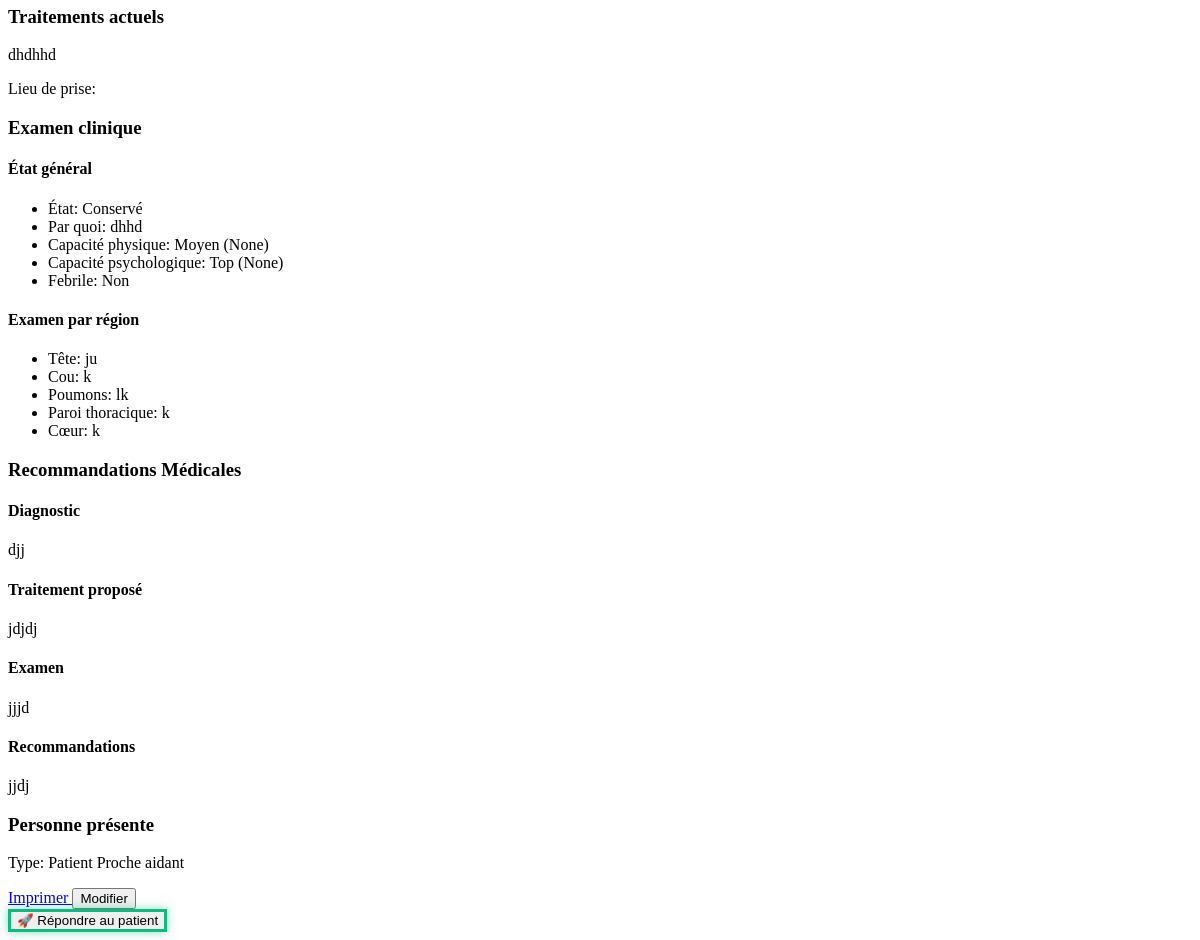
Page /consultation/patient/1/details/ (signed in, lower part) on the earlier database version.
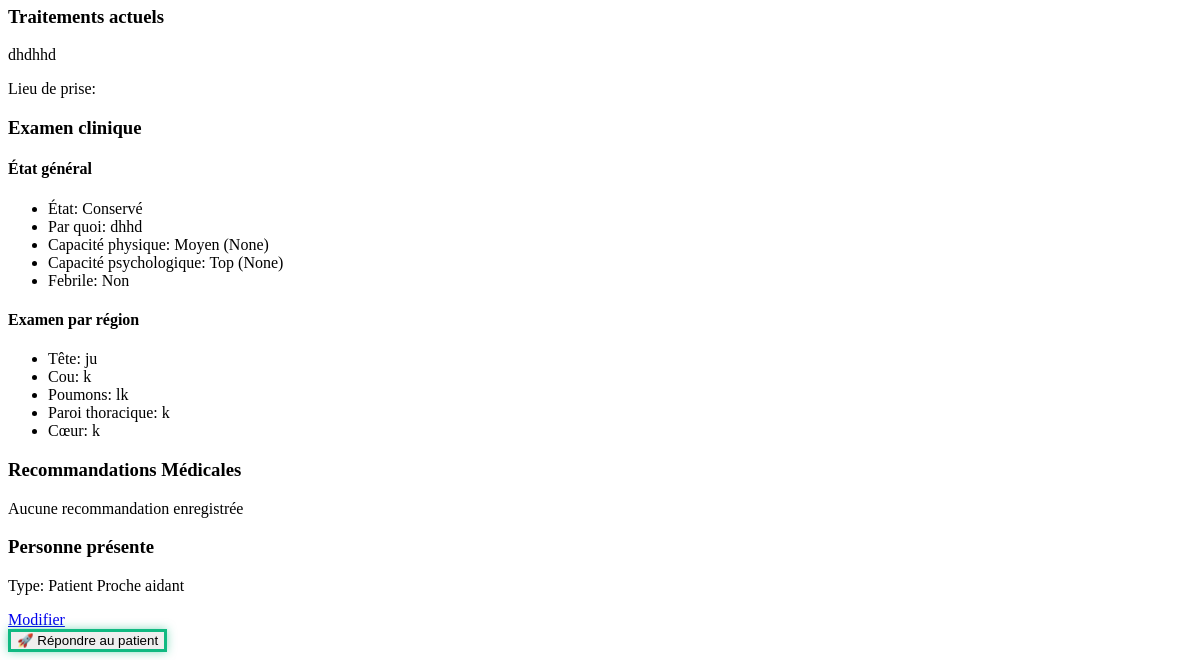
Same page on the later database version.
### chat/models.py (models this page shows, shortened)
class FicheConsultation(models.Model):
    class EtatCivil(models.TextChoices):
        CELIBATAIRE = "Célibataire", "Célibataire"
        MARIE = "Marié(e)", "Marié(e)"
        DIVORCE = "Divorcé(e)", "Divorcé(e)"
        VEUF = "Veuf(ve)", "Veuf(ve)"
    nom_hopital = models.CharField(max_length=100, blank=True, null=True)
    nom = models.CharField(max_length=100)
    postnom = models.CharField(max_length=100)
    prenom = models.CharField(max_length=100)
    date_naissance = models.DateField()
    age = models.IntegerField()
    sexe = models.CharField(max_length=10, choices=[("M", "Masculin"), ("F", "Féminin")], null=True)
    telephone = models.CharField(max_length=30)
    etat_civil = models.CharField(max_length=30, choices=EtatCivil.choices, default=EtatCivil.CELIBATAIRE)
    occupation = models.CharField(max_length=100)
    avenue = models.CharField(max_length=100)
    quartier = models.CharField(max_length=100)
    commune = models.CharField(max_length=100)
    contact_nom = models.CharField(max_length=100)
    contact_telephone = models.CharField(max_length=30)
    contact_adresse = models.CharField(max_length=255)
    date_consultation = models.DateField(auto_now_add=True)
    heure_debut = models.TimeField(blank=True, null=True)
    heure_fin = models.TimeField(blank=True, null=True)
    numero_dossier = models.CharField(max_length=50, unique=True, blank=True)
    user = models.ForeignKey(CustomUser, on_delete=models.CASCADE, related_name="fiches", null=True, blank=True)
    temperature = models.FloatField(help_text="Température en °C", null=True, blank=True)
    spo2 = models.IntegerField(help_text="Saturation en oxygène (%)", null=True, blank=True)
    poids = models.FloatField(help_text="Poids en kg", null=True, blank=True)
    tension_arterielle = models.CharField(max_length=20, help_text="Ex: 120/80", null=True, blank=True)
    pouls = models.IntegerField(help_text="Pouls (battements/minute)", null=True, blank=True)
    frequence_respiratoire = models.IntegerField(help_text="FR (mouvements/minute)", null=True, blank=True)
    patient = models.BooleanField(default=True, help_text="Le patient est-il présent ?")
    proche = models.BooleanField(default=False, help_text="Un proche est-il présent ?")
    soignant = models.BooleanField(default=False, help_text="Un soignant est-il présent ?")
    medecin = models.BooleanField(default=False, help_text="Un médecin est-il présent ?")
    autre = models.BooleanField(default=False, help_text="Un autre intervenant est-il présent ?")
    proche_lien = models.CharField(max_length=100, blank=True, null=True)
    soignant_role = models.CharField(max_length=100, blank=True, null=True)
    autre_precisions = models.CharField(max_length=100, blank=True, null=True)
    motif_consultation = models.TextField(blank=True, null=True)
    histoire_maladie = models.TextField(blank=True, null=True)
    maison_medicaments = models.BooleanField(default=False, help_text="Des médicaments sont-ils pris à la maison ?")
    pharmacie_medicaments = models.BooleanField(
        default=False, help_text="Des médicaments sont-ils pris à la pharmacie ?"
    )
    centre_sante_medicaments = models.BooleanField(
        default=False, help_text="Des médicaments sont-ils pris au centre de santé ?"
    )
    hopital_medicaments = models.BooleanField(default=False, help_text="Des médicaments sont-ils pris à l'hôpital ?")
    medicaments_non_pris = models.BooleanField(default=False, help_text="Des médicaments n'ont-ils pas été pris ?")
    details_medicaments = models.TextField(blank=True, null=True)
    cephalees = models.BooleanField(default=False, blank=True, null=True, help_text="Le patient a-t-il des céphalées ?")
    vertiges = models.BooleanField(default=False, blank=True, null=True, help_text="Le patient a-t-il des vertiges ?")
    palpitations = models.BooleanField(
        default=False, blank=True, null=True, help_text="Le patient a-t-il des palpitations ?"
    )
    troubles_visuels = models.BooleanField(
        default=False, blank=True, null=True, help_text="Le patient a-t-il des troubles visuels ?"
    )
    nycturie = models.BooleanField(default=False, blank=True, null=True, help_text="Le patient a-t-il des nycturies ?")
    hypertendu = models.BooleanField(default=False)
    diabetique = models.BooleanField(default=False)
    epileptique = models.BooleanField(default=False)
    trouble_comportement = models.BooleanField(default=False)
    gastritique = models.BooleanField(default=False)
    class Frequence(models.TextChoices):
        NON = "non", "Non"
        RAREMENT = "rarement", "Rarement"
        SOUVENT = "souvent", "Souvent"
        TRES_SOUVENT = "tres_souvent", "Très souvent"
    tabac = models.CharField(max_length=20, choices=Frequence.choices, default=Frequence.NON)
    alcool = models.CharField(max_length=20, choices=Frequence.choices, default=Frequence.NON)
    activite_physique = models.CharField(max_length=20, choices=Frequence.choices, default=Frequence.RAREMENT)
    activite_physique_detail = models.TextField(blank=True, null=True)
    alimentation_habituelle = models.TextField(blank=True, null=True)
    allergie_medicamenteuse = models.BooleanField(default=False)
    medicament_allergique = models.CharField(max_length=255, blank=True, null=True)
    familial_drepanocytaire = models.BooleanField(default=False)
    familial_diabetique = models.BooleanField(default=False)
    familial_obese = models.BooleanField(default=False)
    familial_hypertendu = models.BooleanField(default=False)
    familial_trouble_comportement = models.BooleanField(default=False)
    lien_pere = models.BooleanField(default=False)
    lien_mere = models.BooleanField(default=False)
    lien_frere = models.BooleanField(default=False)
    lien_soeur = models.BooleanField(default=False)
    class OuiNonInconnu(models.TextChoices):
        OUI = "oui", "Oui"
        NON = "non", "Non"
        INCONNU = "inconnu", "Je ne sais pas"
    evenement_traumatique = models.CharField(max_length=10, choices=OuiNonInconnu.choices, default=OuiNonInconnu.NON)
    trauma_divorce = models.BooleanField(default=False)
    trauma_perte_parent = models.BooleanField(default=False)
    trauma_deces_epoux = models.BooleanField(default=False)
    trauma_deces_enfant = models.BooleanField(default=False)
    etat_general = models.TextField(max_length=255, blank=True, null=True)
    autres_antecedents = models.TextField(max_length=255, blank=True, null=True)
    class Etat(models.TextChoices):
        CONSERVE = "Conservé", "Conservé"
        ALTERE = "Altéré", "Altéré"
    etat = models.CharField(max_length=20, choices=Etat.choices)
    par_quoi = models.TextField(max_length=255, blank=True, null=True)
    class Capacite(models.TextChoices):
        TOP = "Top", "Top"
        MOYEN = "Moyen", "Moyen"
        BAS = "Bas", "Bas"
    capacite_physique = models.CharField(max_length=20, choices=Capacite.choices)
    capacite_physique_score = models.CharField(max_length=10, blank=True, null=True)
    capacite_psychologique = models.CharField(max_length=20, choices=Capacite.choices)
    capacite_psychologique_score = models.CharField(max_length=10, blank=True, null=True)
    class OuiNon(models.TextChoices):
        OUI = "Oui", "Oui"
        NON = "Non", "Non"
    class ColorationBulbaire(models.TextChoices):
        NORMALE = "normale", "Normale"
        JAUNATRE = "jaunatre", "Jaunâtre"
        ROUGEATRE = "rougeatre", "Rougeâtre"
    class ColorationPalpebrale(models.TextChoices):
        NORMALE = "normale", "Normale"
        PALE = "pale", "Pâle"
    febrile = models.CharField(max_length=10, choices=OuiNon.choices)
    coloration_bulbaire = models.CharField(
        max_length=20, choices=ColorationBulbaire.choices, default=ColorationBulbaire.NORMALE
    )
    coloration_palpebrale = models.CharField(
        max_length=20, choices=ColorationPalpebrale.choices, default=ColorationPalpebrale.NORMALE
    )
    class Tegument(models.TextChoices):
        NORMAL = "Normal", "Normal"
        ANORMAL = "Anormal", "Anormal"
    tegument = models.CharField(max_length=20, choices=Tegument.choices)
    tete = models.TextField(blank=True, null=True)
    cou = models.TextField(blank=True, null=True)
    paroi_thoracique = models.TextField(blank=True, null=True)
    poumons = models.TextField(blank=True, null=True)
    coeur = models.TextField(blank=True, null=True)
    epigastre_hypochondres = models.TextField(blank=True, null=True)
    peri_ombilical_flancs = models.TextField(blank=True, null=True)
    hypogastre_fosses_iliaques = models.TextField(blank=True, null=True)
    membres = models.TextField(blank=True, null=True)
    colonne_bassin = models.TextField(blank=True, null=True)
    examen_gynecologique = models.TextField(blank=True, null=True)
    preoccupations = models.TextField(blank=True, null=True)
    comprehension = models.TextField(blank=True, null=True)
    attentes = models.TextField(blank=True, null=True)
    engagement = models.TextField(blank=True, null=True)
    hypothese_patient_medecin = models.TextField(
        blank=True, null=True, help_text="À quoi pensez-vous ? Hypothèse diagnostique du patient ou médecin"
    )
    analyses_proposees = models.TextField(blank=True, null=True, help_text="Analyses paracliniques que vous proposez")
    is_patient_distance = models.BooleanField(default=False)
    status = models.CharField(max_length=20, choices=STATUS_CHOICES, default=STATUS_EN_ANALYSE)
    commentaire_rejet = models.TextField(blank=True, null=True, help_text="Motif détaillé en cas de rejet")
    diagnostic = models.TextField(blank=True, null=True)
    traitement = models.TextField(blank=True, null=True)
    examen_complementaire = models.TextField(blank=True, null=True)
    recommandations = models.TextField(blank=True, null=True)
    medecin_validateur = models.ForeignKey(
        CustomUser, on_delete=models.SET_NULL, null=True, blank=True, related_name="consultations_validees"
    )
    assigned_medecin = models.ForeignKey(
        CustomUser,
        on_delete=models.SET_NULL,
        null=True,
        blank=True,
        related_name="consultations_assignees",
        help_text="Médecin assigné pour le suivi de la consultation",
    )
    date_validation = models.DateTimeField(null=True, blank=True)
    created_at = models.DateTimeField(auto_now_add=True)
    diagnostic_ia = models.TextField(blank=True, null=True)
    signature_medecin = models.FileField(
        upload_to="signatures/", blank=True, null=True, help_text="Signature du médecin pour valider la consultation"
    )
    class Meta:
        verbose_name = "Fiche de Consultation"
        verbose_name_plural = "Fiches de Consultation"
        ordering = ["-date_consultation"]

### chat/views.py (the view)
class FicheConsultationDetailView(LoginRequiredMixin, View):
    def get(self, request, fiche_id):
        fiche = get_object_or_404(FicheConsultation, id=fiche_id)
        context = {
            "consultation": fiche,
        }
        return render(request, "chat/fiche_detail.html", context)

### chat/templates/chat/fiche_detail.html (shortened to what the changed rows need)
<div class="container mx-auto" id="fiche-a-imprimer">
    <div id="consultation-details" class="bg-white rounded-lg shadow-md p-6">
        <div class="grid grid-cols-1 md:grid-cols-2 gap-6 mb-6">
            <div>
                <div class="bg-gray-50 p-4 rounded-lg">
                    {% if consultation.details_medicaments %}
                        <p>{{ consultation.details_medicaments }}</p>
                    {% else %}
                        <p>{{ consultation.medications|default:"Aucun traitement actuel" }}</p>
                    {% endif %}
                    <p class="mt-1"><span class="font-medium">Lieu de prise:</span> {{ consultation.get_lieu_medicaments_display }}</p>
                </div>
            </div>
        </div>
        <div class="mb-6">
            <div class="bg-gray-50 p-4 rounded-lg grid grid-cols-1 md:grid-cols-2 gap-6">
                <div>
                    <ul class="space-y-1">
                        <li><span class="font-medium">État:</span> {{ consultation.etat }}</li>
                        {% if consultation.par_quoi %}<li><span class="font-medium">Par quoi:</span> {{ consultation.par_quoi }}</li>{% endif %}
                        <li><span class="font-medium">Capacité physique:</span> {{ consultation.capacite_physique }} ({{ consultation.capacite_physique_score }})</li>
                        <li><span class="font-medium">Capacité psychologique:</span> {{ consultation.capacite_psychologique }} ({{ consultation.capacite_psychologique_score }})</li>
                        <li><span class="font-medium">Febrile:</span> {{ consultation.febrile }}</li>
                    </ul>
                </div>
                <div>
                    <ul class="space-y-1">
                        {% if consultation.tete %}<li><span class="font-medium">Tête:</span> {{ consultation.tete }}</li>{% endif %}
                        {% if consultation.cou %}<li><span class="font-medium">Cou:</span> {{ consultation.cou }}</li>{% endif %}
                        {% if consultation.poumons %}<li><span class="font-medium">Poumons:</span> {{ consultation.poumons }}</li>{% endif %}
                        {% if consultation.paroi_thoracique %}<li><span class="font-medium">Paroi thoracique:</span> {{ consultation.paroi_thoracique }}</li>{% endif %}
                        {% if consultation.coeur %}<li><span class="font-medium">Cœur:</span> {{ consultation.coeur }}</li>{% endif %}
                    </ul>
                </div>
            </div>
        </div>
        <div class="grid grid-cols-1 md:grid-cols-2 gap-6 mb-6">
            <div>
                <div class="bg-gray-50 p-4 rounded-lg">
                    {% if consultation.diagnostic %}
                        <h4 class="text-sm font-medium text-gray-700 mb-1">Diagnostic</h4>
                        <p class="mb-3">{{ consultation.diagnostic }}</p>
                    {% endif %}
                    {% if consultation.traitement %}
                        <h4 class="text-sm font-medium text-gray-700 mb-1">Traitement proposé</h4>
                        <p>{{ consultation.traitement }}</p>
                    {% endif %}
                    {% if consultation.examen_complementaire %}
                        <h4 class="text-sm font-medium text-gray-700 mb-1">Examen</h4>
                        <p>{{ consultation.examen_complementaire }}</p>
                    {% endif %}
                    {% if consultation.recommandations %}
                        <h4 class="text-sm font-medium text-gray-700 mb-1">Recommandations</h4>
                        <p>{{ consultation.recommandations }}</p>
                    {% endif %}
                    {% if not consultation.diagnostic and not consultation.traitement and not consultation.examen_complementaire and not consultation.recommandations %}
                        <p class="text-gray-500">Aucune recommandation enregistrée</p>
                    {% endif %}
                </div>
            </div>
        </div>
        <div class="flex justify-between items-center pt-4 border-t border-gray-200">
            <div class="flex space-x-3">
                 {% if consultation.status == "en_analyse" %}
                    <a href="{% url 'fiche_consultation_update' consultation.id %}" class="px-4 py-2 bg-blue-600 text-white rounded-lg hover:bg-blue-700">
                         Modifier
                    </a>
                {% else %}
                    <a href="{% url 'consultation_print' consultation.id %}" class="px-4 py-2 text-blue-700 bg-blue-100 rounded-lg hover:bg-blue-200 transition">
                         Imprimer
                    </a>
                    <button type="button"
                            class="px-4 py-2 bg-blue-600 text-white rounded-lg hover:bg-blue-700"
                            onclick="document.getElementById('status-modal').classList.remove('hidden');">
                         Modifier
                    </button>
                {% endif %}
            </div>
        </div>
    </div>
</div>

Differences in the rows shown:
changed FicheConsultation "dhdhhd": status "valide_medecin" → "en_analyse" (drawn); diagnostic "djj" → (not shown); traitement "jdjdj" → (not shown); examen_complementaire "jjjd" → (not shown); recommandations "jjdj" → (not shown)
Other differences:
text no longer shown: "Diagnostic Traitement proposé Examen Recommandations Imprimer"
text now shown: "Aucune recommandation enregistrée"
